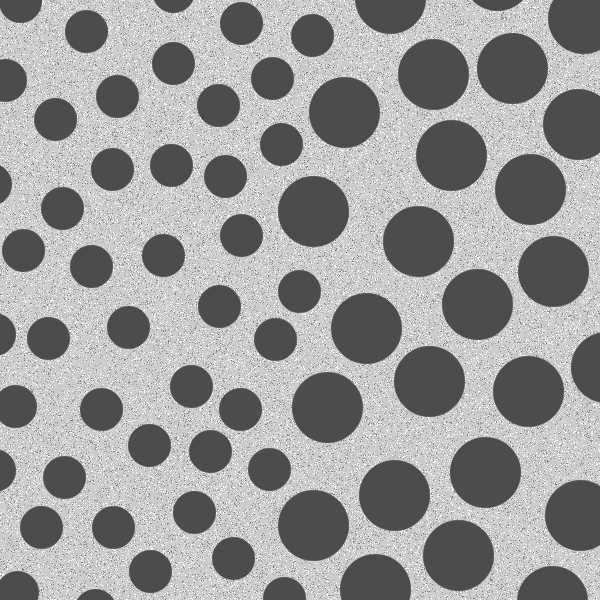
#> input picture CodigosPrepI/fig943.tif, 600 x 600 px, found by its file name
$ jupyter execute ProvaPratica_Prepi-MaicoTriaca.ipynb   (shell and % lines are left out)
#> lines starting #> are read from the running program, lines starting #| are printed output that depends on the picture; after the words box and inside, x2 and y2 are one past the last pixel; in counts of white or black regions, pixels touching at a corner belong together
Universidade Federal de Ciências da Saúde de Porto Alegre

Introdução ao Processamento Digital de Imagens - Informática Biomédica

Maico Triaca Cunha

**Prova Prática**

a) Utilizando as técnicas de morfologia matemática (com as funções criadas por você), execute em python a filtragem dos círculos médios apontados na imagem “Fig0943” do capítulo 9 do livro texto do González. Plote, a imagem original e a imagem filtrada, uma ao lado da outra. Discuta qualitativamente o resultado de sua filtragem.

[cell 1]
import matplotlib.pyplot as plt
import numpy as np
import cv2
from skimage.draw import circle

[cell 2]
# Recebendo a imagem em escalas de cinza
imagem_original=cv2.imread("Fig943.tif", 0)
#> imagem_original is the input picture: shape (600, 600); min 76, max 255, mean 153.6
plt.imshow(imagem_original, cmap="gray")

[cell 3]
def dilatacao(imagem, filtro):
    """
    Função que realizará a técnica de morfologia matemática de dilatação em uma dada imagem,
    a qual será binarizada, com um respectivo filtro (kernel).

    Parâmetros
    -----------
    imagem: numpy.array
        Imagem que sofrerá a modificação

    filtro: numpy.array
        Matrix responsável pela alteração na imagem

    Return
    -----------
    output_imagem: numpy.array
        Imagem após a técnica de dilatação com seu respectivo filtro

    """
    # Como estamos lindando com uma imagem binária, seus valores de max e min serão 1 e 0, respectivamente
    max_val=1
    min_val=0
    # Função para binarização da imagem
    _, imgagem_binaria = cv2.threshold(imagem, min_val, max_val, cv2.THRESH_BINARY+cv2.THRESH_OTSU)

    # Dimensões da imagem
    altura, largura=imgagem_binaria.shape

    # Capturando a borda da imagem
    limite_borda=(filtro.shape[0]-1)//2

    # Declarando a matriz que armanezará a imagem de saída
    output_imagem=np.zeros((altura, largura))

    # Operação de dilatação da imagem
    for x in range(limite_borda, altura-limite_borda):
        for y in range(limite_borda, largura-limite_borda):
            # Condição que verifica se houve sobreposição na imagem
            if np.sum(imgagem_binaria[x-limite_borda: x+limite_borda+1, y-limite_borda: y+limite_borda+1]*filtro) != min_val:
                # Substituição dos valores pelo valor máximo
                output_imagem[x, y]=max_val

    # Redimencionamento da imagem de saída, para retirar as bordas mantidas após a dilatação
    output_imagem=output_imagem[limite_borda:altura-limite_borda, limite_borda:largura-limite_borda]

    return output_imagem

[cell 4]
def erosao(imagem, filtro):
    """
    Função que realizará a técnica de morfologia matemática de Erosão em uma dada imagem
    com um respectivo filtro (kernel).

    Parâmetros
    -----------
    imagem: numpy.array
        Imagem que sofrerá a modificação

    filtro: numpy.array
        Matrix responsável pela alteração na imagem

    Return
    -----------
    output_imagem: numpy.array
        Imagem após a técnica de erosão com seu respectivo filtro

    """
    # Dimensões da imagem
    altura, largura=imagem.shape

    # Valor máximo da imagem (1, por se tratar de uma imagem binarizada)
    max_val=imagem.max()

    # Capturando a borda da imagem
    limite_borda=(filtro.shape[0]-1)//2

    # Soma de todos os elementos contidos no Filtro
    filtro_sum=np.sum(filtro)

    # Declarando a matriz que armanezará a imagem de saída
    output_imagem=np.zeros((altura, largura))

    # Operação de erosão da imagem
    for x in range(limite_borda, altura-limite_borda):
        for y in range(limite_borda, largura-limite_borda):
            # Condição que verifica se o filtro está sobreposto à uma região da imagem
            if np.sum(imagem[x-limite_borda: x+limite_borda+1, y-limite_borda: y+limite_borda+1]*filtro)==filtro_sum:
                # Substituição dos valores pelo valor máximo
                output_imagem[x, y]=max_val

    # Redimencionamento da imagem de saída, para retirar as bordas mantidas após a dilatação
    output_imagem=output_imagem[limite_borda: altura-limite_borda, limite_borda: largura-limite_borda]


    return output_imagem

[cell 5]
# Declarando o elemento estruturante que será utilizado como filtro nas funções de morfologia matemática
filtro_circular=np.zeros((61, 61))
# O método circle gera um elemento circular. Segundo González, o raio do círculo aconselhado seria de 30 pixels
filtro_circular[circle(30, 30, 30)]=1

plt.imshow(filtro_circular, cmap="gray")
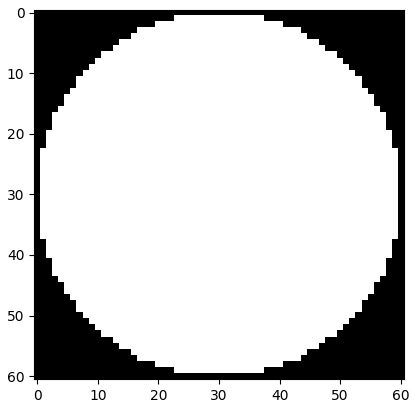
#> figure drawn by matplotlib, 1 panel

[cell 6]
# Chamando a função que realizará a dilatação sob a imagem
imagem_dilatada=dilatacao(imagem_original, filtro_circular)
#> in dilatacao, `_, imgagem_binaria = cv2.threshold(imagem, min_val, max_val, cv2.THRES..`:
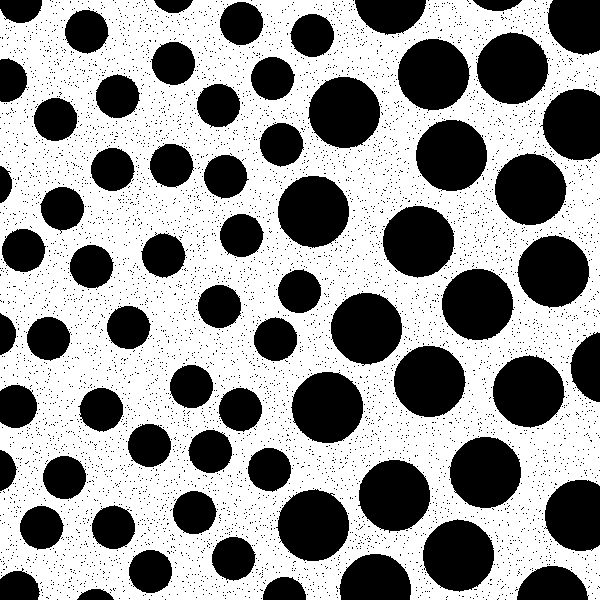
#> imgagem_binaria: shape (600, 600); values 0 (black) and 1 (white), 59% white; 5794 black regions (5725 under 20 px), largest, box (x1, y1, x2, y2) and area: (276, 489, 349, 561) 3970, (291, 372, 363, 443) 3966, (476, 32, 549, 104) 3964
#> after the loop in dilatacao, `for x in range(limite_borda, altura-limite_borda):`:
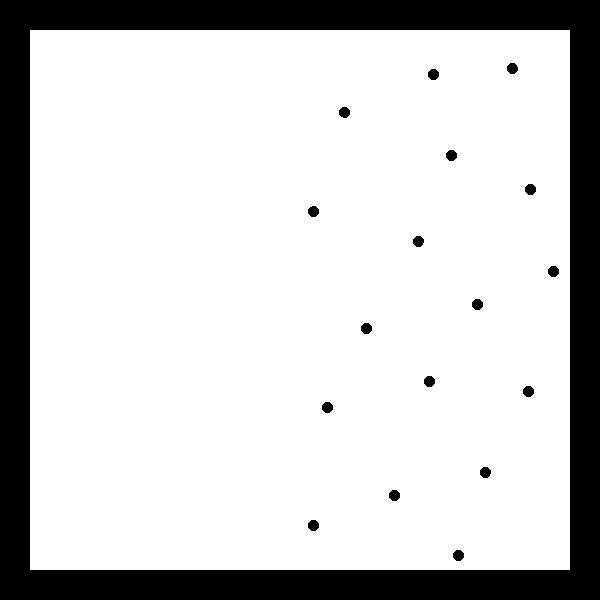
#> output_imagem: shape (600, 600) float64; values 0 (black) and 1 (white), 80.5% white; 18 black regions, largest, box (x1, y1, x2, y2) and area: (0, 0, 600, 600) 68400, (428, 69, 439, 80) 97, (446, 150, 457, 161) 97
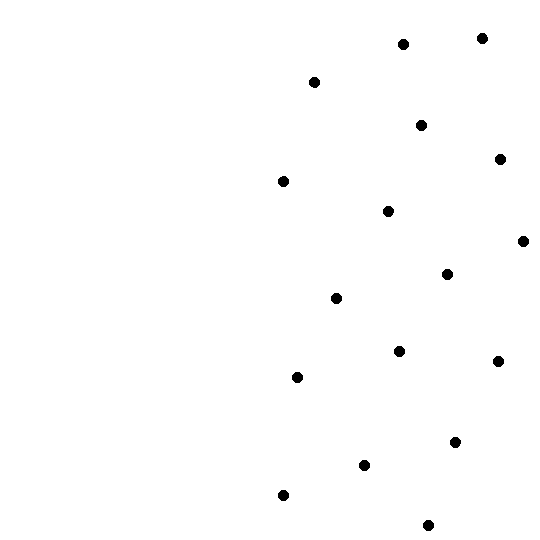
#> imagem_dilatada: shape (540, 540) float64; values 0 (black) and 1 (white), 99.4% white; 17 black regions, largest, box (x1, y1, x2, y2) and area: (398, 39, 409, 50) 97, (416, 120, 427, 131) 97, (495, 154, 506, 165) 97

# Comandos para plot da comparação entre as imagens
fig, ax = plt.subplots(1,2, figsize=(14,14))

ax[0].imshow(imagem_original, cmap="gray")
ax[1].imshow(imagem_dilatada, cmap="gray")

titulos=["Imagem Original",
         "Imagem após Dilatação"]

for obj, title in zip(ax.ravel(), titulos):
    obj.set_title(title, loc="center")

[cell 7]
# Chamando a função para realizar a erosão da imagem dilatada
imagem_final=erosao(imagem_dilatada, filtro_circular)
#> in erosao, `max_val=imagem.max()`: max_val = 1
#> in erosao, `filtro_sum=np.sum(filtro)`: filtro_sum = 2809
#> after the loop in erosao, `for x in range(limite_borda, altura-limite_borda):`:
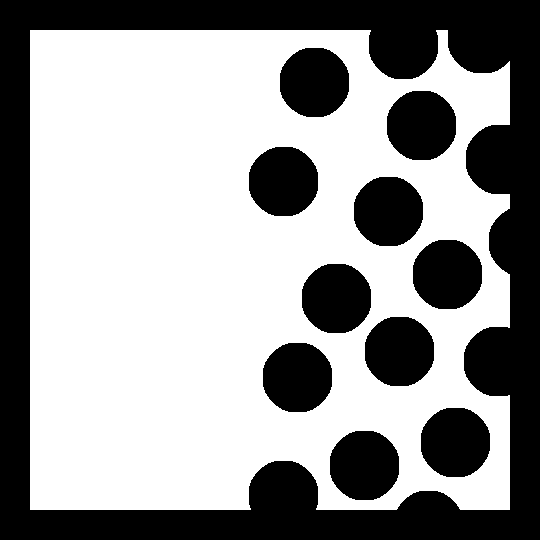
#> output_imagem: shape (540, 540) float64; values 0 (black) and 1 (white), 60.5% white; 11 black regions, largest, box (x1, y1, x2, y2) and area: (0, 0, 540, 540) 76614, (387, 91, 456, 160) 3873, (413, 240, 482, 309) 3873
#> in erosao, `output_imagem=output_imagem[limite_borda: altura-limite_borda, limite_..`:
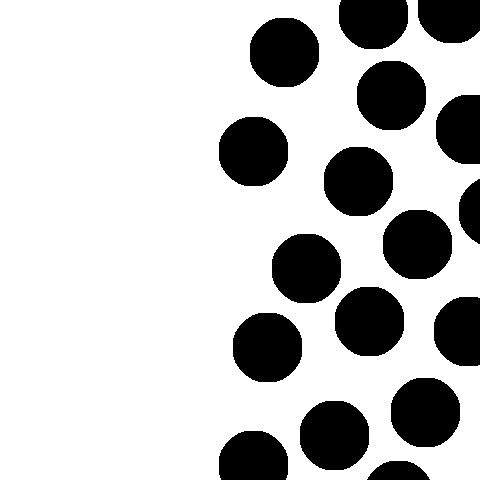
#> output_imagem: shape (480, 480) float64; values 0 (black) and 1 (white), 76.5% white; 17 black regions, largest, box (x1, y1, x2, y2) and area: (357, 61, 426, 130) 3873, (383, 210, 452, 279) 3873, (272, 234, 341, 303) 3873

# Comandos para plot da comparação entre as imagens
fig, ax = plt.subplots(1,2, figsize=(14,14))

ax[0].imshow(imagem_original, cmap="gray")
ax[1].imshow(imagem_final, cmap="gray")

titulos=["Imagem Original",
         "Imagem dilatada após Erosão - Resultado Final"]

for obj, title in zip(ax.ravel(), titulos):
    obj.set_title(title, loc="center")

b) Utilizando a convolução 2D (com as funções desenvolvidas por você), execute em python a extração de borda (dos elementos circulares que irão permanecer) da imagem resultante da filtragem executada em a).

[cell 8]
def convolucao_2d(imagem_entrada, filtro, mediana=False):
    """
    Função que fará a convulução de uma dada imagem de acordo com
    o respectivo filtro (kernel).

    Parâmetros
    -----------
    imagem: numpy.array
        Imagem que sofrerá a convolução

    filtro: numpy.array
        Matrix responsável pela alteração na imagem

    Return
    -----------
    output_convolucao: numpy.array
        Imagem após o processo de convolução com seu respectivo
        filtro

    """
    # Aplicando correlação cruzada no filtro = *rotacionar em 180 para convolução*
    filtro=np.flipud(np.fliplr(filtro))
    # Declarando a saída da função
    output_convolucao=np.zeros(imagem_entrada.shape)

    # Aplicando zero padding na imagem_entrada para manter suas dimensões em output_convolucao
    imagem_zpadding=np.zeros((imagem_entrada.shape[0]+2, imagem_entrada.shape[1]+2))
    imagem_zpadding[1:-1, 1:-1]=imagem_entrada

    # Fazendo a verificação se sera usada a convolução mediana
    if mediana:
        for col in range((imagem_entrada.shape[1])):
            for linha in range((imagem_entrada.shape[0])):
                output_convolucao[linha, col]=np.median(imagem_zpadding[linha:linha+filtro.shape[0], col:col+filtro.shape[1]])
    else:
        # Realizando a operação de Produto Hadamard (element-wise multiplication)
        for col in range((imagem_entrada.shape[1])):
            for linha in range((imagem_entrada.shape[0])):
                output_convolucao[linha, col]=np.multiply(filtro,
                                                          imagem_zpadding[linha:linha+filtro.shape[0], col:col+filtro.shape[1]]).sum()
    return output_convolucao

[cell 9]
# Conversão da imagem binarizada para uma imagem em escalas de cinza
imagem_final_convertida = (255*imagem_final)

plt.imshow(imagem_final_convertida, cmap="gray")

[cell 10]
# Declarando o filtro a ser utilizado
filtro_laplaciano_segunda=np.array([[-1,-1,-1], [-1,8,-1], [-1,-1,-1]])

# Chamando a função de convolução com o respectivo filtro para extração de bordas
imagem_conv_laplaciano = convolucao_2d(imagem_final_convertida, filtro_laplaciano_segunda)
#> in convolucao_2d, `imagem_zpadding[1:-1, 1:-1]=imagem_entrada`:
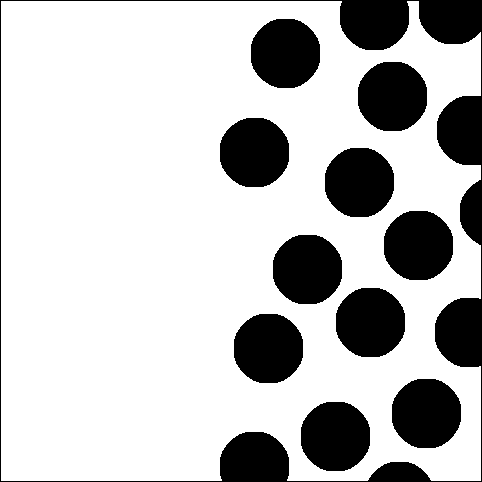
#> imagem_zpadding: shape (482, 482) float64; 75.9% white; 11 black regions, largest, box (x1, y1, x2, y2) and area: (0, 0, 482, 482) 17338, (358, 62, 427, 131) 3873, (384, 211, 453, 280) 3873
#> after the loop in convolucao_2d, `for col in range((imagem_entrada.shape[1])):`:
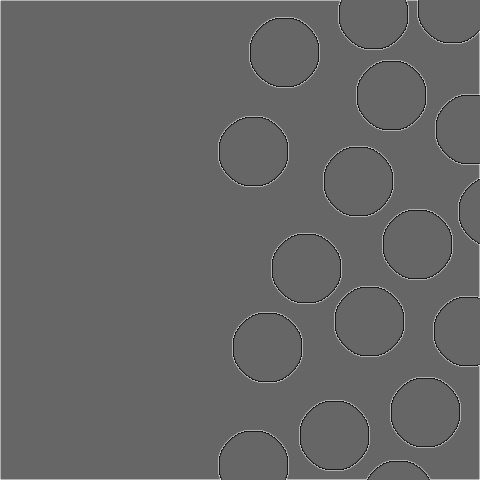
#> output_convolucao: shape (480, 480) float64; min -1020, max 1530, mean 4.8; drawn with min black and max white

[cell 11]
# Comandos para plot da comparação entre as imagens
fig, ax = plt.subplots(1,2, figsize=(14,14))

#OBS: Manter os parâmetros vmin e vmax para não ocorrer uma má interpretação da convolução
ax[0].imshow(imagem_original, cmap="gray", vmin=0, vmax=255)
ax[1].imshow(imagem_conv_laplaciano, cmap="gray", vmin=0, vmax=255)

titulos=["Imagem Original",
         "Convolução - filtro laplaciano"]

for obj, title in zip(ax.ravel(), titulos):
    obj.set_title(title, loc="center")
